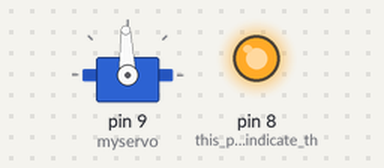
The sketch below on a simulated Arduino Uno, built with avr-gcc and run on an emulated ATmega328P. On the bench: servo, output pins drawn as LEDs (lit = HIGH).

Above: at 0.05 s.
At 1.1 s:
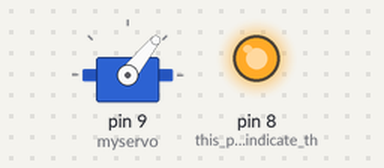
At 2.2 s:
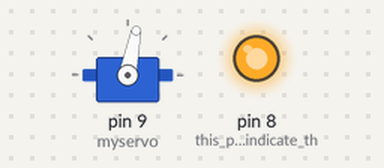
At 4.8 s:
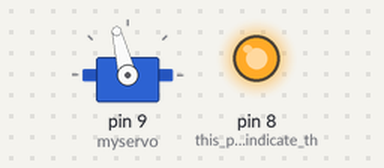
Timing chart, 0 to 6.6 s (numbered marks = the images above):
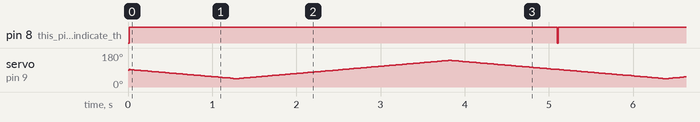

Measured:
- by itself, pin 8 (this_pin_will_indicate_th): alternates HIGH for 5.1 s and LOW for 0.02 s

The sketch:

servo.ino
```cpp
/*
 * Exercise 5 - Servo Motor
 */

#include <Servo.h>

#define MIN 1000
#define MAX 2000
#define CENTER 1500
#define DELAY 5000 / (MAX - MIN)

Servo myservo;

void setup() {
  myservo.attach(9);
  pinMode(8, OUTPUT);   // this pin will indicate that the motor has completed one period
}

void loop() {
  static int pos = CENTER;
  delay(15);
  digitalWrite(8, HIGH);
  for (pos = CENTER; pos >= MIN; pos -= 2) {
    myservo.writeMicroseconds(pos);
    delay(DELAY);
  }
  for (pos = MIN; pos <= MAX; pos += 2) {
    myservo.writeMicroseconds(pos);
    delay(DELAY);
  }
  for (pos = MAX; pos >= CENTER; pos -= 2) {
    myservo.writeMicroseconds(pos);
    delay(DELAY);
  }
  digitalWrite(8, LOW);
}
```
